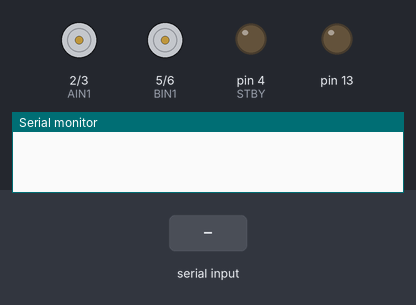
A sketch run on a simulated Arduino Uno, built with avr-gcc and run on an emulated ATmega328P. On the bench: motor-driver pin pairs drawn as motors (green arrow = first pin HIGH = forward, orange = second pin HIGH = backward, longer = more drive, scaled by the enable pin, stopped while the standby pin is LOW), output pins drawn as LEDs (lit = HIGH), the last lines printed to the serial monitor. Inputs (shaded band) come from the test bench.

Above: at 1.2 s.
1.3 s: "forward" received over Serial
At 3.1 s:
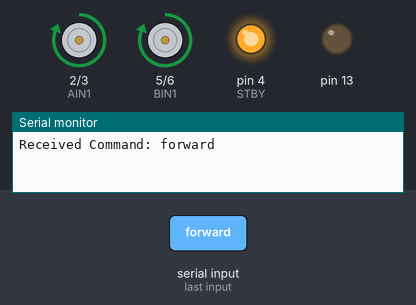
4.3 s: "backward" received over Serial
At 5.8 s:
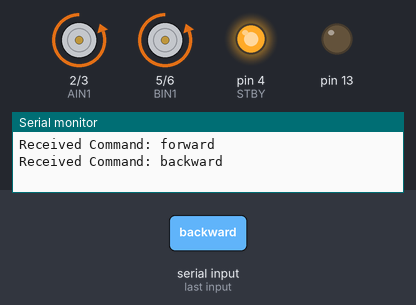
7.3 s: "left" received over Serial
At 9.2 s:
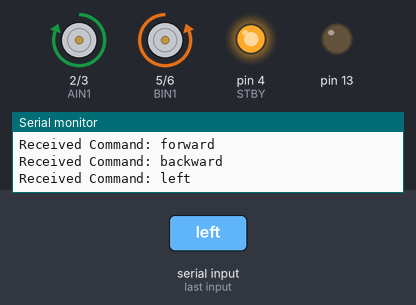
10.3 s: "right" received over Serial
At 12.1 s:
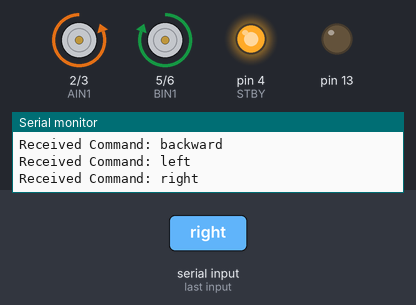
Timing chart, 0 to 13.9 s (numbered marks = the images above; inputs shaded):
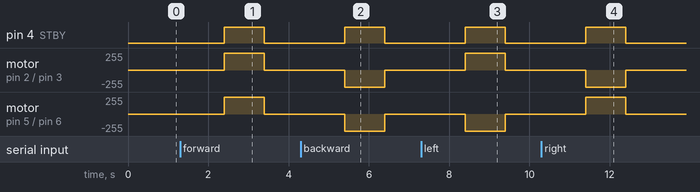

Measured:
- after the input at 1.3 s, pin 4 (STBY): LOW → HIGH after 1.1 s, → LOW 1.0 s later; motor on pin 2 (AIN1) / pin 3 (AIN2), motor on pin 5 (BIN1) / pin 6 (BIN2): stopped → forward 255/255 after 1.1 s, → stopped 1.0 s later
- after the input at 4.3 s, pin 4 (STBY): LOW → HIGH after 1.1 s, → LOW 1.0 s later; motor on pin 2 (AIN1) / pin 3 (AIN2), motor on pin 5 (BIN1) / pin 6 (BIN2): stopped → backward 255/255 after 1.1 s, → stopped 1.0 s later
- after the input at 7.3 s, pin 4 (STBY): LOW → HIGH after 1.1 s, → LOW 1.0 s later; motor on pin 2 (AIN1) / pin 3 (AIN2): stopped → forward 255/255 after 1.1 s, → stopped 1.0 s later; motor on pin 5 (BIN1) / pin 6 (BIN2): stopped → backward 255/255 after 1.1 s, → stopped 1.0 s later
- after the input at 10.3 s, pin 4 (STBY): LOW → HIGH after 1.1 s, → LOW 1.0 s later; motor on pin 2 (AIN1) / pin 3 (AIN2): stopped → backward 255/255 after 1.1 s, → stopped 1.0 s later; motor on pin 5 (BIN1) / pin 6 (BIN2): stopped → forward 255/255 after 1.1 s, → stopped 1.0 s later

The sketch:

pi_integrated_motors.ino
```cpp
/*Listens for commands from UART and executes them on motors.
 *
 */
#define PWM_SPEED 200   // Speed that motors will run at.
#define DELAY_TIME 1000 // Length of time that motors for run for in milliseconds (ms).

const int STBY=4;   // Master control. Set low to cut power to all motors.

const int AIN1=2;   // Controls clockwise/counter-clockwise rotation for motor A
const int AIN2=3;

const int BIN1=5;   // Controls clockwise/counter-clockwise rotation for motor B
const int BIN2=6;

const int PWMA=10;  // Controls speed for motor A
const int PWMB=11;  // Controls speed for motor B


void setup()
{
  int i;
  for(i=2;i<=6;i++)
    pinMode(i,OUTPUT);
  pinMode(10,OUTPUT);
  pinMode(11,OUTPUT);
  pinMode(13,OUTPUT);

  Serial.begin(9600);

}

/************************************************************************************************************
  Loop Function
*************************************************************************************************************/
/*
 * Valid Commands:
 *  "forward"   :   Moves car forward.
 *  "backward"  :   Moves car backward.
 *  "left"      :   Turns car clockwise (left).
 *  "right"     :   Turns car counter-clockwise (right).
 */
void loop()
{
  while(Serial.available()) {
    String cmd = Serial.readString();// read the incoming data as string
    Serial.print("Received Command: ");
    Serial.println(cmd);
    move(cmd);
    /*
    if(cmd == "forward"){
      forward();
    }else if(cmd == "backward"){
      backward();
    }else if(cmd == "left"){
      left();
    }else if(cmd == "right"){
      right();
    }else{
      Serial.print("CommandError: Invalid Command '");
      Serial.print(cmd);
      Serial.println("'");
    }
    */
  }
  delay(100);
}

/************************************************************************************************************
  Directional Functions
*************************************************************************************************************/
void motor_a(bool high){
  if(high){
    digitalWrite(AIN1,HIGH);
    digitalWrite(AIN2,LOW);
  }else{
    digitalWrite(AIN1,LOW);
    digitalWrite(AIN2,HIGH);
  }
  digitalWrite(PWMA,PWM_SPEED);
}

void motor_b(bool high){
  if(high){
    digitalWrite(BIN1,HIGH);
    digitalWrite(BIN2,LOW);
  }else{
    digitalWrite(BIN1,LOW);
    digitalWrite(BIN2,HIGH);
  }
  digitalWrite(PWMB,PWM_SPEED);
}

void move(String dir){
  digitalWrite(STBY,HIGH);
  if(dir == "forward"){
    motor_a(true);
    motor_b(true);
  }else if(dir == "backward"){
    motor_a(false);
    motor_b(false);
  }else if(dir == "left"){
    motor_a(true);
    motor_b(false);
  }else if(dir == "right"){
    motor_a(false);
    motor_b(true);
  }else{
    Serial.print("DirectionError: Invalid Direction '");
    Serial.print(dir);
    Serial.println("'");
  }

  delay(DELAY_TIME);
  digitalWrite(STBY,LOW);
  delay(DELAY_TIME);
}

void forward(){
  digitalWrite(STBY,HIGH);
  digitalWrite(AIN1,HIGH);
  digitalWrite(AIN2,LOW);
  digitalWrite(PWMA,200);
  digitalWrite(BIN1,HIGH);
  digitalWrite(BIN2,LOW);
  digitalWrite(PWMB,200);
  delay(1000);
  digitalWrite(STBY,LOW);
  delay(1000);
}
void backward(){
  digitalWrite(STBY,HIGH);
  digitalWrite(AIN1,LOW);
  digitalWrite(AIN2,HIGH);
  digitalWrite(PWMA,200);
  digitalWrite(BIN1,LOW);
  digitalWrite(BIN2,HIGH);
  digitalWrite(PWMB,200);
  delay(1000);
  digitalWrite(STBY,LOW);
  delay(1000);
}

void right(){
  digitalWrite(STBY,HIGH);
  digitalWrite(AIN1,LOW);
  digitalWrite(AIN2,HIGH);
  digitalWrite(PWMA,200);
  digitalWrite(BIN1,HIGH);
  digitalWrite(BIN2,LOW);
  digitalWrite(PWMB,200);
  delay(1000);
  digitalWrite(STBY,LOW);
  delay(1000);
}

void left(){
  digitalWrite(STBY,HIGH);
  digitalWrite(AIN1,HIGH);
  digitalWrite(AIN2,LOW);
  digitalWrite(PWMA,200);
  digitalWrite(BIN1,LOW);
  digitalWrite(BIN2,HIGH);
  digitalWrite(PWMB,200);
  delay(1000);
  digitalWrite(STBY,LOW);
  delay(1000);
}
```
